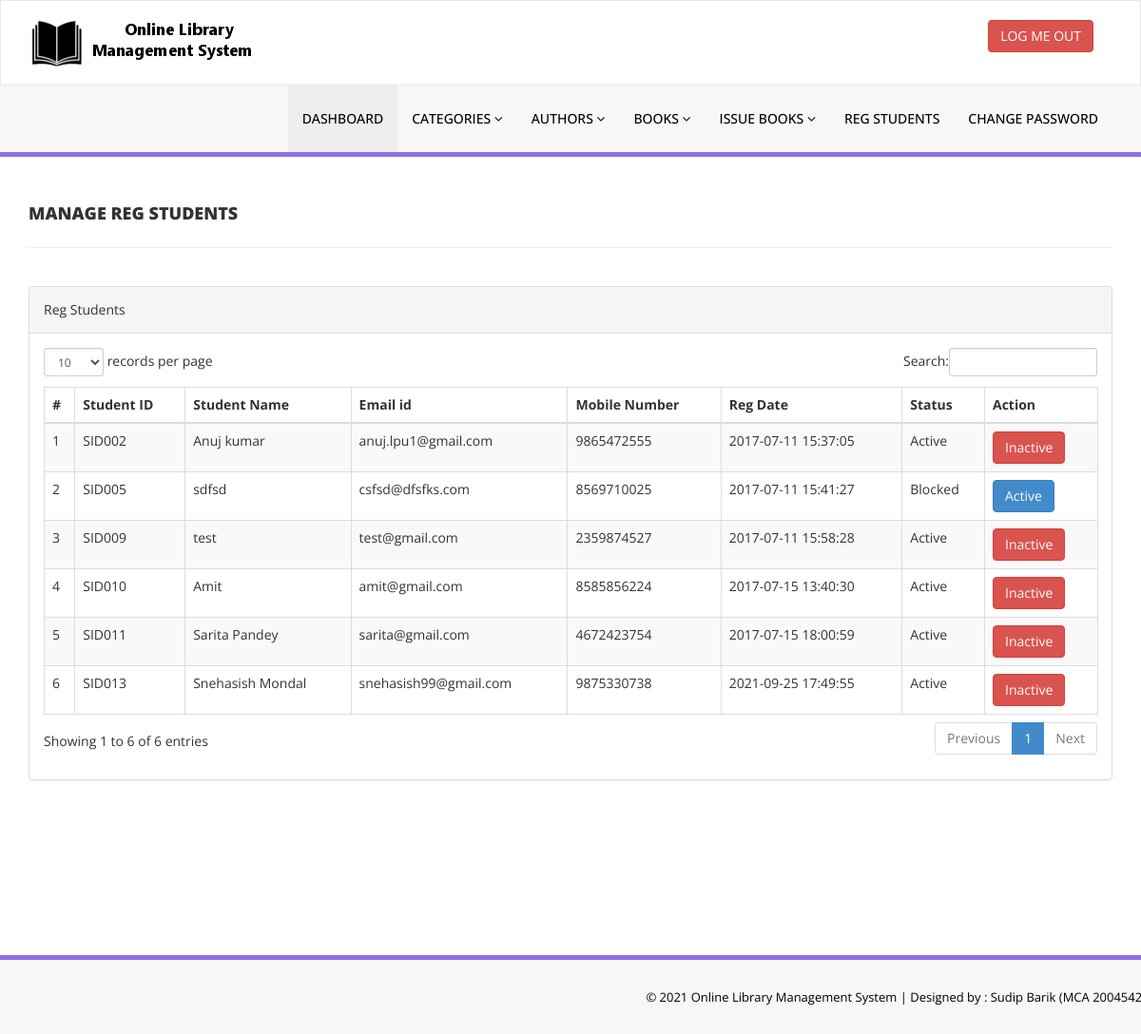
The app's page /admin/reg-students.php (signed in) with its own data.
### tables this page shows
CREATE TABLE `tblstudents` (
  `id` int(11) NOT NULL,
  `StudentId` varchar(100) DEFAULT NULL,
  `FullName` varchar(120) DEFAULT NULL,
  `EmailId` varchar(120) DEFAULT NULL,
  `MobileNumber` char(11) DEFAULT NULL,
  `Password` varchar(120) DEFAULT NULL,
  `Status` int(1) DEFAULT NULL,
  `RegDate` timestamp NULL DEFAULT current_timestamp(),
  `UpdationDate` timestamp NULL DEFAULT NULL ON UPDATE current_timestamp()
);

### admin/reg-students.php (the view, shortened to what this page needs)
<?php
include('includes/config.php');
if(strlen($_SESSION['alogin'])==0)
    {
header('location:index.php');
}
else{
    ?>
<!DOCTYPE html>
<html xmlns="http://www.w3.org/1999/xhtml">
<head>
    <link href="assets/css/bootstrap.css" rel="stylesheet" />
    <link href="assets/css/font-awesome.css" rel="stylesheet" />
    <link href="assets/js/dataTables/dataTables.bootstrap.css" rel="stylesheet" />
    <link href="assets/css/style.css" rel="stylesheet" />
</head>
<body>
<?php include('includes/header.php');?>
    <div class="content-wrapper">
         <div class="container">
        <div class="row pad-botm">
            <div class="col-md-12">
                <h4 class="header-line">Manage Reg Students</h4>
    </div>
        </div>
            <div class="row">
                <div class="col-md-12">
                    <div class="panel panel-default">
                        <div class="panel-heading">
                          Reg Students
                        </div>
                        <div class="panel-body">
                            <div class="table-responsive">
                                <table class="table table-striped table-bordered table-hover" id="dataTables-example">
                                    <thead>
                                        <tr>
                                            <th>#</th>
                                            <th>Student ID</th>
                                            <th>Student Name</th>
                                            <th>Email id </th>
                                            <th>Mobile Number</th>
                                            <th>Reg Date</th>
                                            <th>Status</th>
                                            <th>Action</th>
                                        </tr>
                                    </thead>
                                    <tbody>
<?php $sql = "SELECT * from tblstudents";
$query = $dbh -> prepare($sql);
$query->execute();
$results=$query->fetchAll(PDO::FETCH_OBJ);
$cnt=1;
if($query->rowCount() > 0)
{
foreach($results as $result)
{               ?>
                                        <tr class="odd gradeX">
                                            <td class="center"><?php echo htmlentities($cnt);?></td>
                                            <td class="center"><?php echo htmlentities($result->StudentId);?></td>
                                            <td class="center"><?php echo htmlentities($result->FullName);?></td>
                                            <td class="center"><?php echo htmlentities($result->EmailId);?></td>
                                            <td class="center"><?php echo htmlentities($result->MobileNumber);?></td>
                                             <td class="center"><?php echo htmlentities($result->RegDate);?></td>
                                            <td class="center"><?php if($result->Status==1)
                                            {
                                                echo htmlentities("Active");
                                            } else {
                                            echo htmlentities("Blocked");
}
                                            ?></td>
                                            <td class="center">
<?php if($result->Status==1)
 {?>
<a href="reg-students.php?inid=<?php echo htmlentities($result->id);?>" onclick="return confirm('Are you sure you want to block this student?');"" >  <button class="btn btn-danger"> Inactive</button>
<?php } else {?>
                                            <a href="reg-students.php?id=<?php echo htmlentities($result->id);?>" onclick="return confirm('Are you sure you want to active this student?');""><button class="btn btn-primary"> Active</button>
                                            <?php } ?>
                                            </td>
                                        </tr>
 <?php $cnt=$cnt+1;}} ?>
                                    </tbody>
                                </table>
                            </div>
                        </div>
                    </div>
                </div>
            </div>
    </div>
    </div>
  <?php include('includes/footer.php');?>
</body>
</html>
<?php } ?>

### admin/assets/css/style.css (style rules this page uses)
.content-wrapper { margin-top: 40px; min-height:800px; padding-bottom:90px; }
.header-line { font-weight:900; padding-bottom:25px; border-bottom:1px solid #eeeeee; text-transform:uppercase; }
.pad-botm { padding-bottom:30px; }

### records on screen
tblstudents: StudentId "SID002", FullName "Anuj kumar", EmailId "anuj.lpu1@gmail.com", MobileNumber "9865472555", RegDate "2017-07-11 15:37:05"
tblstudents: StudentId "SID005", FullName "sdfsd", EmailId "csfsd@dfsfks.com", MobileNumber "8569710025", RegDate "2017-07-11 15:41:27"
tblstudents: StudentId "SID009", FullName "test", EmailId "test@gmail.com", MobileNumber "2359874527", RegDate "2017-07-11 15:58:28"
tblstudents: StudentId "SID010", FullName "Amit", EmailId "amit@gmail.com", MobileNumber "8585856224", RegDate "2017-07-15 13:40:30"
tblstudents: StudentId "SID011", FullName "Sarita Pandey", EmailId "sarita@gmail.com", MobileNumber "4672423754", RegDate "2017-07-15 18:00:59"
tblstudents: StudentId "SID013", FullName "Snehasish Mondal", EmailId "snehasish99@gmail.com", MobileNumber "9875330738", RegDate "2021-09-25 17:49:55"
